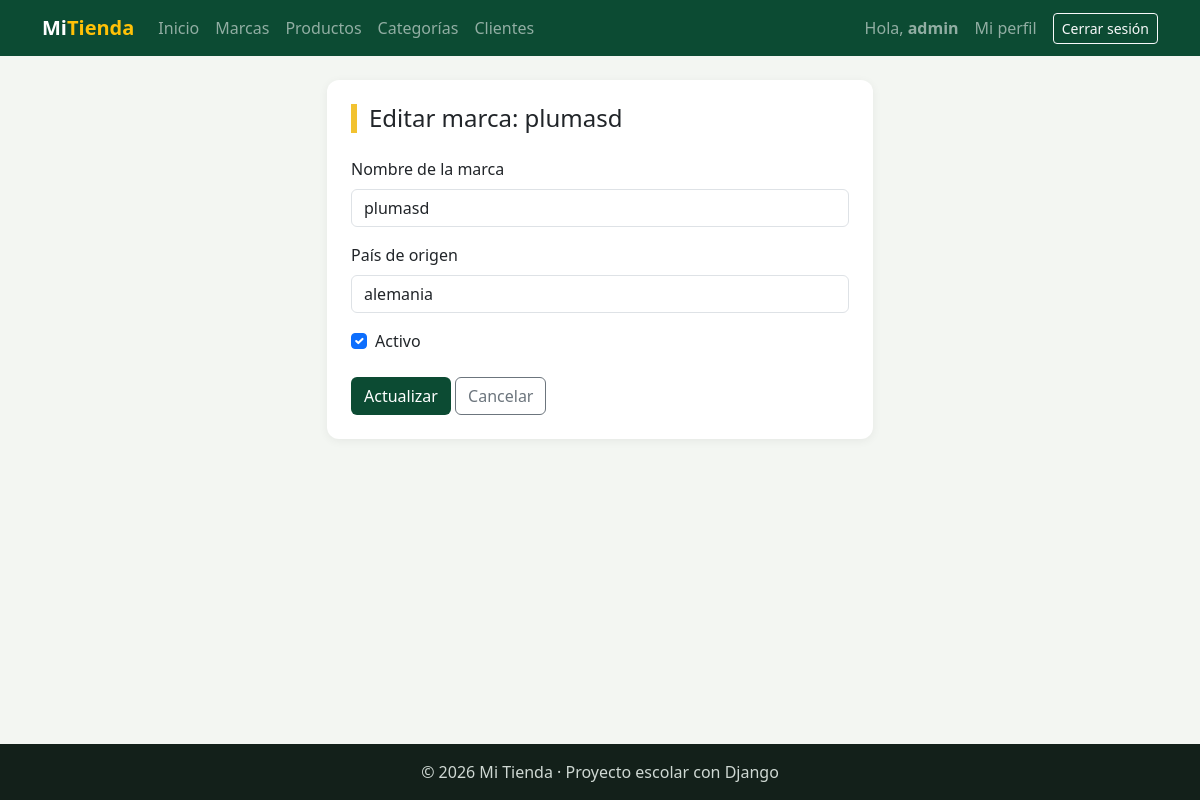
The app's page /facturacion/marcas/editar/1/ (signed in), older data.
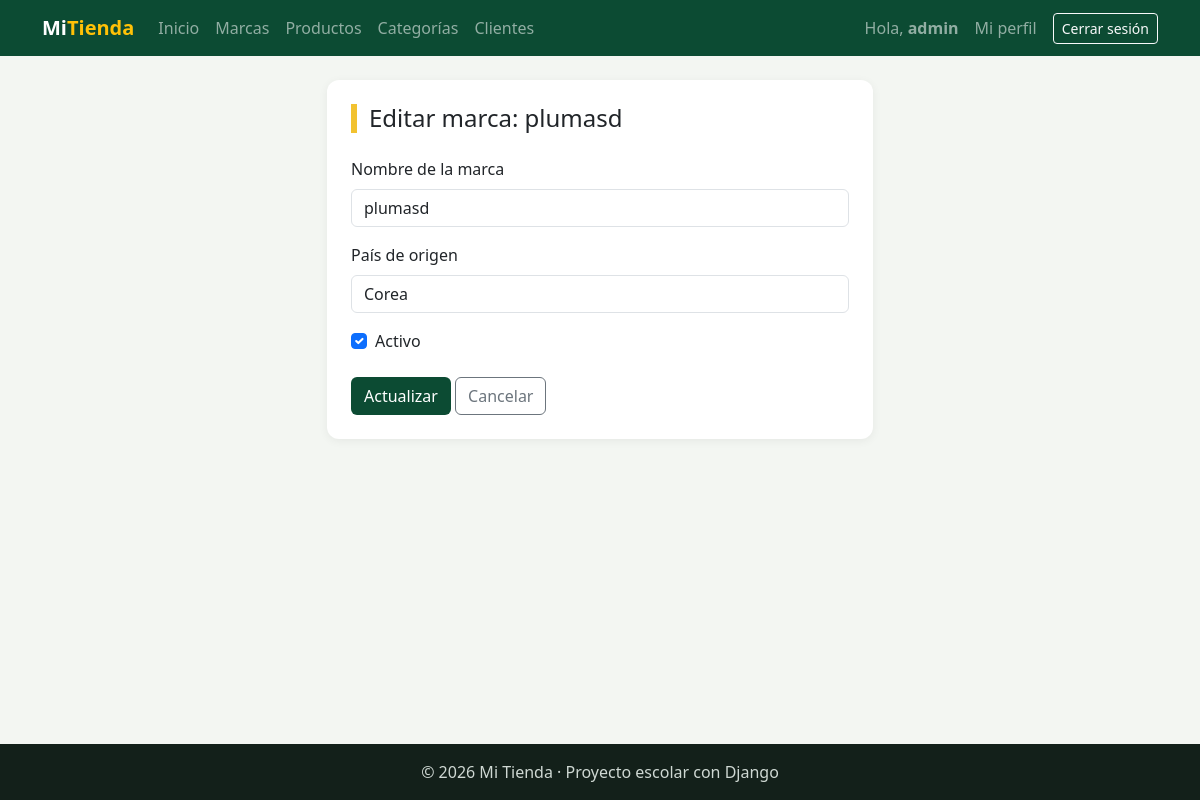
The same page, newer data.
### facturacion/models.py (models this page shows, shortened)
class Marca(models.Model):
    nombre = models.CharField(max_length=60, unique=True)   # Nombre único: no se repite
    pais_origen = models.CharField(
        "País de origen",                        # 1er dato sin nombre = etiqueta bonita (verbose_name) para formularios
        max_length=60,
        blank=True,                              # opcional en el formulario
    )
    activo = models.BooleanField(default=True)   # Para "desactivar" en vez de borrar
    class Meta:
        verbose_name = "Marca"
        verbose_name_plural = "Marcas"
        ordering = ["nombre"]

### facturacion/views.py (the view)
# urls.py: path("marcas/editar/<int:pk>/", views.marca_editar, name="marca_editar"),
@login_required
def marca_editar(request, pk):                             # UPDATE
    marca = get_object_or_404(Marca, pk=pk)
    if request.method == "POST":
        form = MarcaForm(request.POST, instance=marca)
        if form.is_valid():
            form.save()
            messages.success(request, f"Marca «{marca.nombre}» actualizada.")
            return redirect("facturacion:marca_lista")
    else:
        form = MarcaForm(instance=marca)
    contexto = {"titulo": f"Editar marca: {marca.nombre}", "form": form, "boton": "Actualizar"}
    return render(request, "facturacion/marca_form.html", contexto)

### facturacion/forms.py (shortened to what this page needs)
class MarcaForm(forms.ModelForm):                # ModelForm: formulario construido desde un modelo
    class Meta:                                  # Configuración del formulario
        model = Marca                            # ¿De qué modelo sale? De Marca
        fields = ["nombre", "pais_origen", "activo"]   # ¿Qué campos muestra y en qué orden?
        labels = {                               # Cambia el texto de la etiqueta de un campo
            "nombre": "Nombre de la marca",
        }
        widgets = {                              # widgets: CÓMO se dibuja cada campo en HTML
            "nombre": forms.TextInput(attrs={"class": "form-control", "placeholder": "Ej: Samsung"}),
            "pais_origen": forms.TextInput(attrs={"class": "form-control", "placeholder": "Ej: Corea del Sur"}),
            "activo": forms.CheckboxInput(attrs={"class": "form-check-input"}),
        }

### facturacion/templates/facturacion/marca_form.html (shortened to what this page needs)
{% extends "base.html" %}
{% block contenido %}
<div class="row justify-content-center">
    <div class="col-md-7 col-lg-6">
        <div class="tarjeta">
            <h1 class="h4 titulo-pagina mb-4">{{ titulo }}</h1>
            <form method="post" novalidate>
                <div class="mb-3">
                    <label class="form-label" for="{{ form.nombre.id_for_label }}">{{ form.nombre.label }}</label>
                    {{ form.nombre }}
                </div>
                <div class="mb-3">
                    <label class="form-label" for="{{ form.pais_origen.id_for_label }}">{{ form.pais_origen.label }}</label>
                    {{ form.pais_origen }}
                </div>
                <div class="form-check mb-4">
                    {{ form.activo }}
                    <label class="form-check-label" for="{{ form.activo.id_for_label }}">Activo</label>
                </div>
                <button type="submit" class="btn btn-verde">{{ boton }}</button>
                <a href="{% url 'facturacion:marca_lista' %}" class="btn btn-outline-secondary">Cancelar</a>
            </form>
        </div>
    </div>
</div>
{% endblock %}

Row changes from the older to the newer data that the page shows:
changed Marca "plumasd": pais_origen "alemania" → "Corea"
